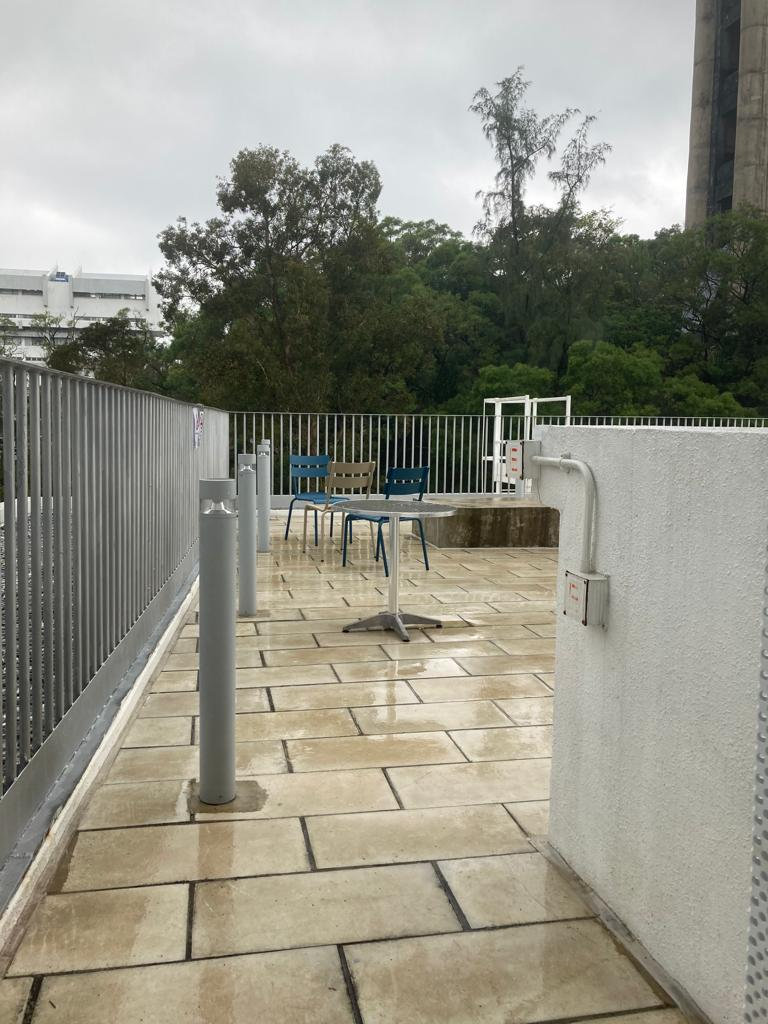
#> input picture right.jpg, 768 x 1024 px
$ python sift_test.py
#> lines starting #> are read from the running program, lines starting #| are printed output that depends on the picture
import numpy as np
import cv2 as cv
from matplotlib import pyplot as plt

import datetime

MIN_MATCH_COUNT = 10

ts = datetime.datetime.now().timestamp()
show = False

#read img
img1 = cv.imread("right.jpg")
#> img1 is the input picture: shape (1024, 768, 3); mean B, G, R 134.1, 146.4, 147.7
img1G = cv.cvtColor(img1,cv.COLOR_BGR2GRAY)
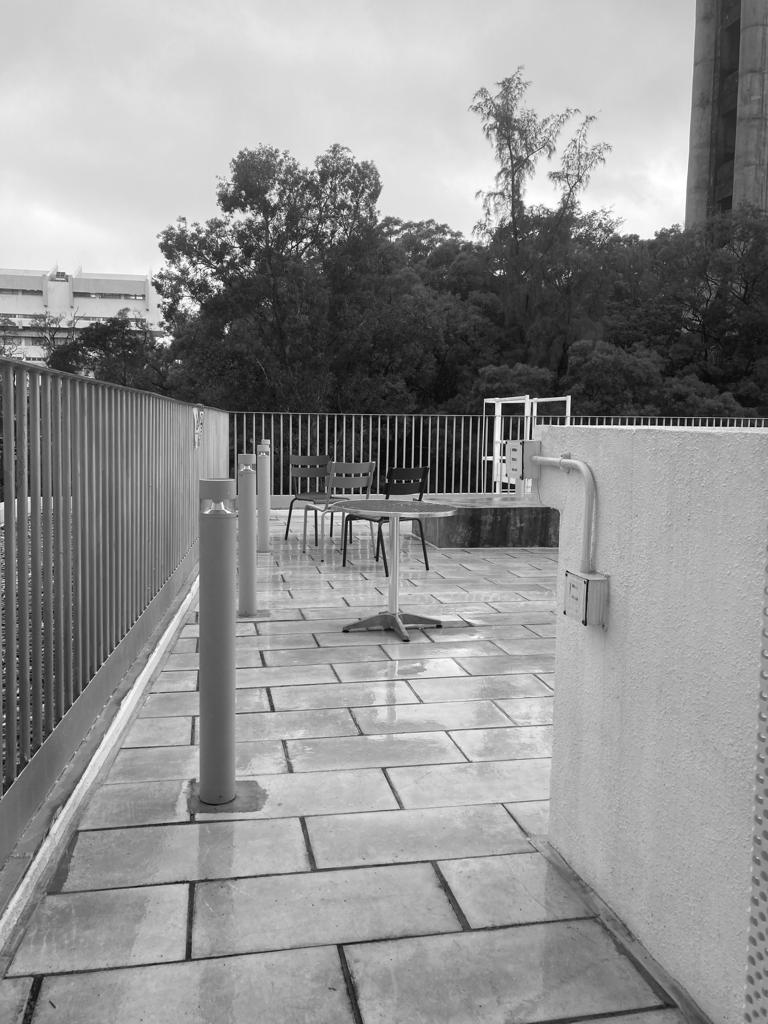
#> img1G: shape (1024, 768); min 1, max 255, mean 145.4
img2 = cv.imread("left.jpg")
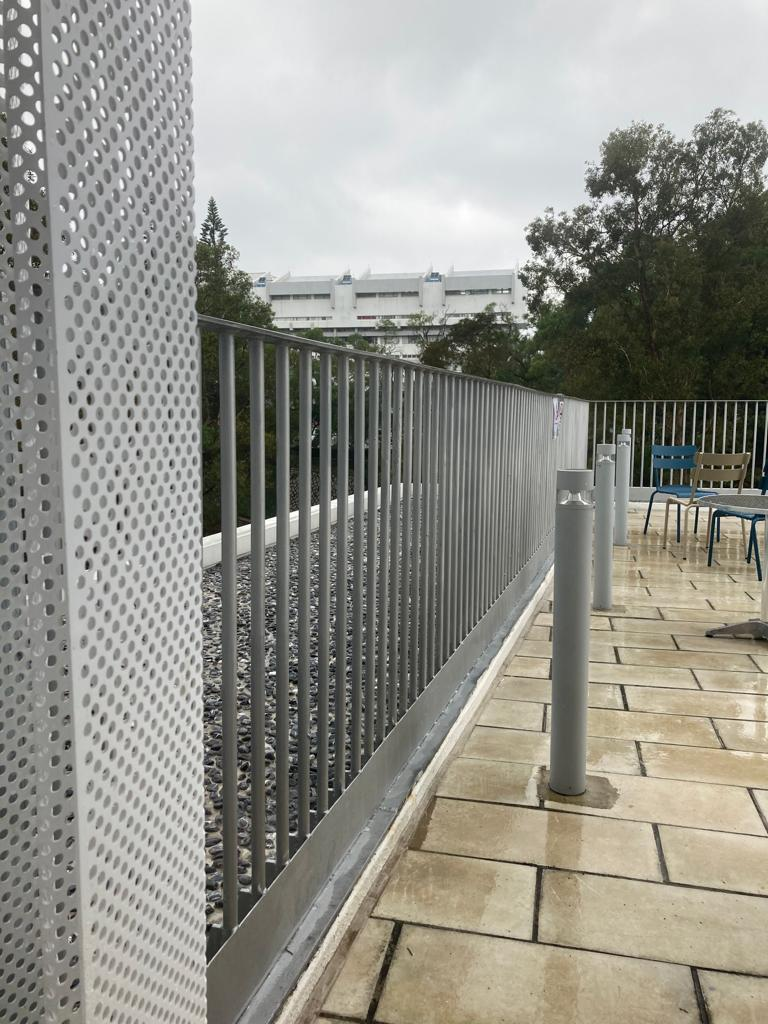
#> input picture left.jpg, 768 x 1024 px
#> img2 is the input picture: shape (1024, 768, 3); mean B, G, R 139, 147.2, 148.2
img2G = cv.cvtColor(img2 ,cv.COLOR_BGR2GRAY)
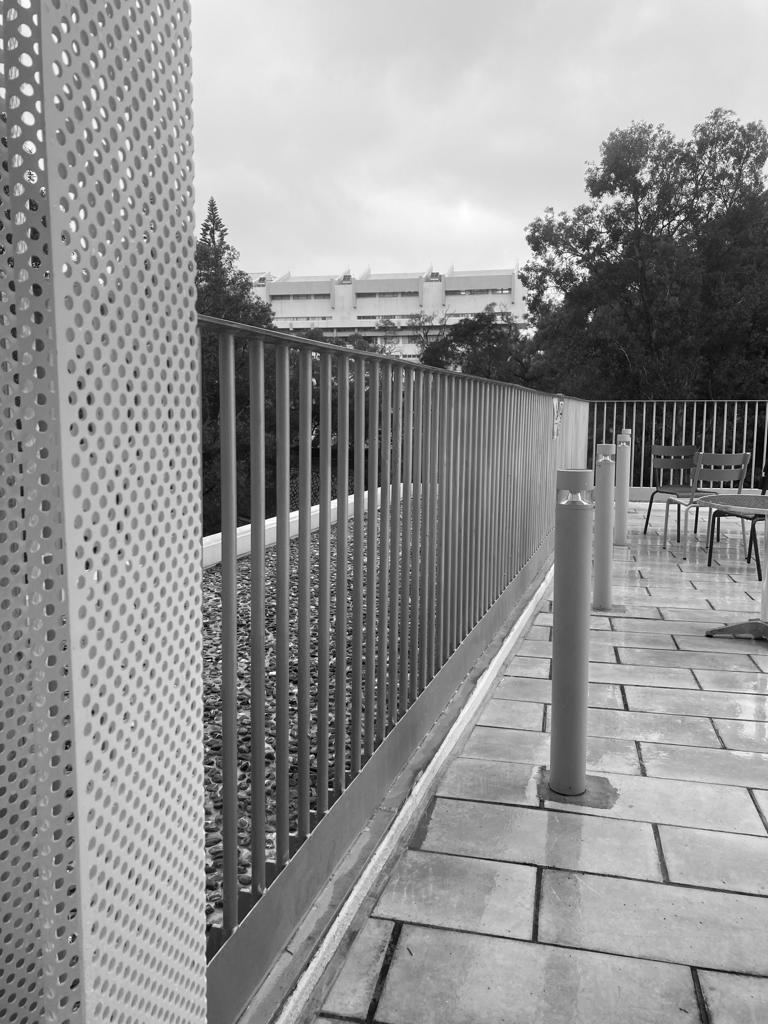
#> img2G: shape (1024, 768); min 0, max 255, mean 146.5

#start sift process
sift = cv.SIFT_create()

kp1, des1 = sift.detectAndCompute(img1G,None)
#> kp1 = 3328 keypoints; strongest (x, y, size): (504, 461, 2.2), (214, 270, 2), (571, 424, 2), (294, 243, 2.4)
kp2, des2 = sift.detectAndCompute(img2G,None)
#> kp2 = 6709 keypoints; strongest (x, y, size): (274, 673, 2.6), (580, 258, 2), (665, 222, 2.6), (714, 510, 2.6)

FLANN_INDEX_KDTREE = 1
index_params = dict(algorithm = FLANN_INDEX_KDTREE, trees = 5)
search_params = dict(checks = 50)

flann = cv.FlannBasedMatcher(index_params, search_params)

matches = flann.knnMatch(des1,des2,k=2)
#> matches = 3328 matches

# store all the good matches as per Lowe's ratio test.
good = []
for m,n in matches:
    if m.distance < 0.7*n.distance:
        good.append(m)
#> after the loop, good = 861 matches

if len(good)>MIN_MATCH_COUNT:
    src_pts = np.float32([ kp1[m.queryIdx].pt for m in good ]).reshape(-1,1,2)
#> src_pts = 861 rows, first 8: [5.13, 966.3], [6.71, 346.8], [6.71, 346.8], [7.8, 903.4], [7.97, 911.4], [10.24, 972.8], [10.56, 315.3], [11.99, 319.2]
    dst_pts = np.float32([ kp2[m.trainIdx].pt for m in good ]).reshape(-1,1,2)
#> dst_pts = 861 rows, first 8: [371.1, 906.4], [387.1, 346], [387.1, 346], [375.4, 849.9], [375.5, 857], [374.6, 913.8], [393.5, 316.5], [392.1, 320.1]
    M, mask = cv.findHomography(src_pts, dst_pts, cv.RANSAC,5.0)
#> M = [[0.652, -0.016, 390.1], [-0.203, 0.928, 26.6], [-0.000465, 2.21e-05, 1]]; mask = 861 values, max 1 at index 0, min 0 at index 11, mean 0.954


    matchesMask = mask.ravel().tolist()
#> matchesMask has the same summary as mask
    h,w = img1.shape[:-1]
#> h = 1024; w = 768
    pts = np.float32([ [0,0],[0,h-1],[w-1,h-1],[w-1,0] ]).reshape(-1,1,2)

    #transform shape
    dst = cv.perspectiveTransform(pts,M)
#> dst = [[390.1, 26.6], [365.5, 954.3], [1311.6, 1231.3], [1383.2, -200.2]]

    #draw matched feature point
    if(show):
        img2G = cv.polylines(img2G,[np.int32(dst)],True,255,3, cv.LINE_AA)

        img1G = cv.drawKeypoints(img1G, kp1,img1G,flags=cv.DRAW_MATCHES_FLAGS_DRAW_RICH_KEYPOINTS)
        img2G = cv.drawKeypoints(img2G, kp2,img2G,flags=cv.DRAW_MATCHES_FLAGS_DRAW_RICH_KEYPOINTS)
        cv.imwrite('sift_keypoints_right.jpg',img1G)
        cv.imwrite('sift_keypoints_left.jpg',img2G)
        draw_params = dict(matchColor = (0,255,0), # draw matches in green color
        singlePointColor = None,
        matchesMask = matchesMask, # draw only inliers
            flags = 2)
        img_ransac = cv.drawMatches(img1,kp1,img2,kp2,good,None,**draw_params)
        cv.imwrite('ransac.jpg', img_ransac)

else:
  raise AssertionError("Can’t find enough keypoints.")

#output image
dst = cv.warpPerspective(img1,M,(img2.shape[1] + img1.shape[1], img2.shape[0]))
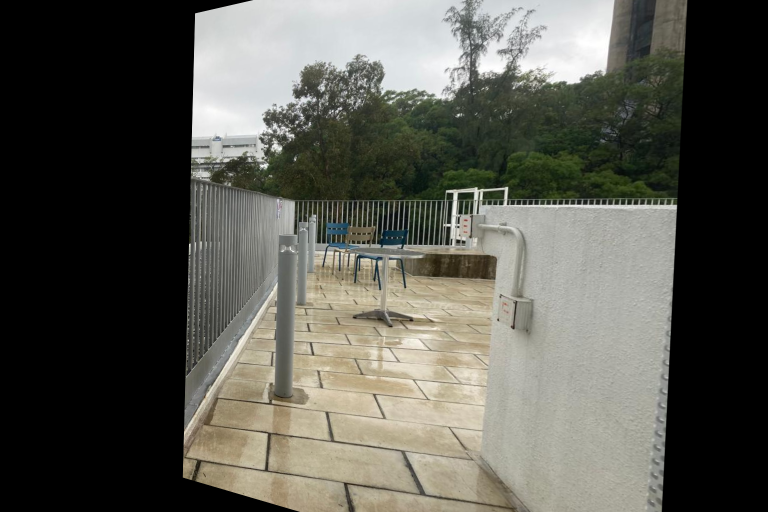
#> dst: shape (1024, 1536, 3) (shown at 1/2 size); mean B, G, R 81.7, 89.6, 89.8
if(show):
    plt.subplot(122),plt.imshow(dst),plt.title("Warped Image")
    plt.show()
    plt.figure()
dst[0:img2.shape[0], 0:img2.shape[1]] = img2
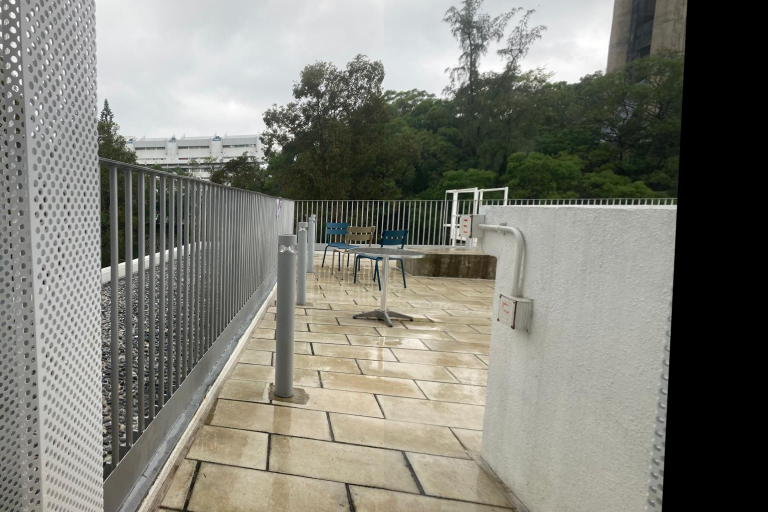
#> dst: shape (1024, 1536, 3) (shown at 1/2 size); mean B, G, R 118.5, 127.1, 127.3
cv.imwrite("output.jpg",dst)

print(datetime.datetime.now().timestamp() - ts, "s")

plt.imshow(dst), plt.title("output")
plt.show()
